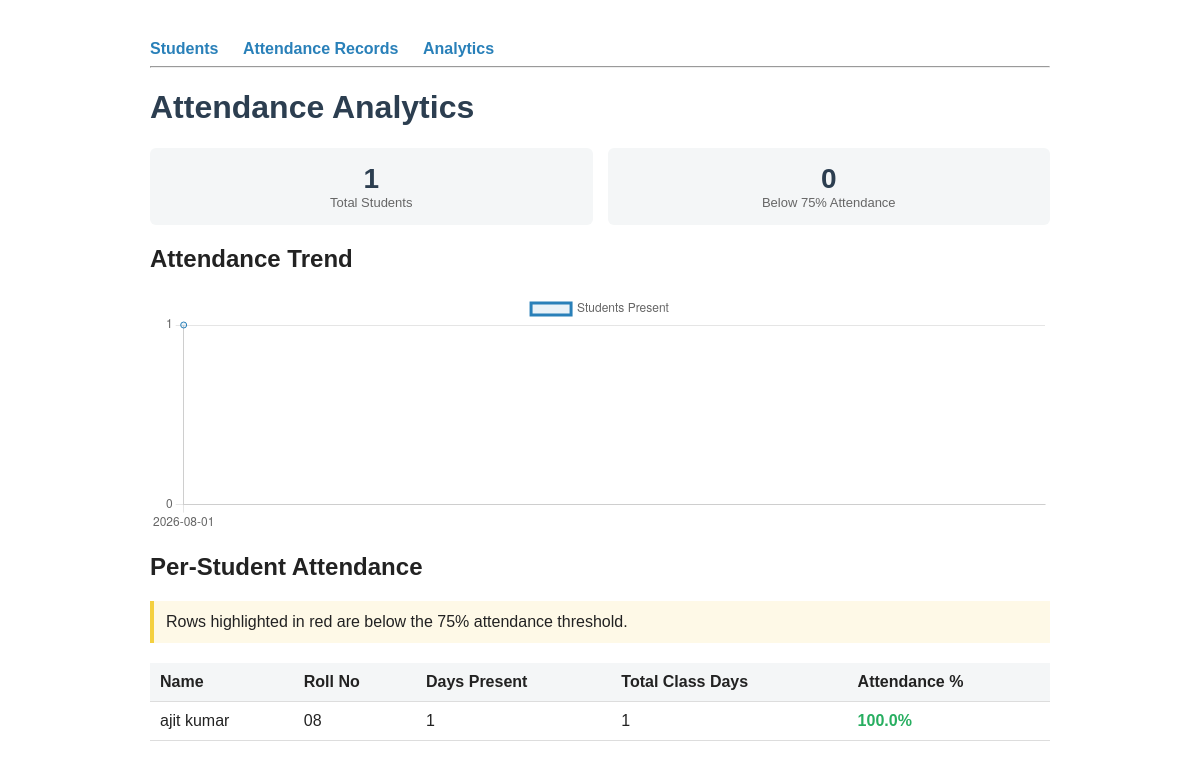
Before: /analytics with the older database file.
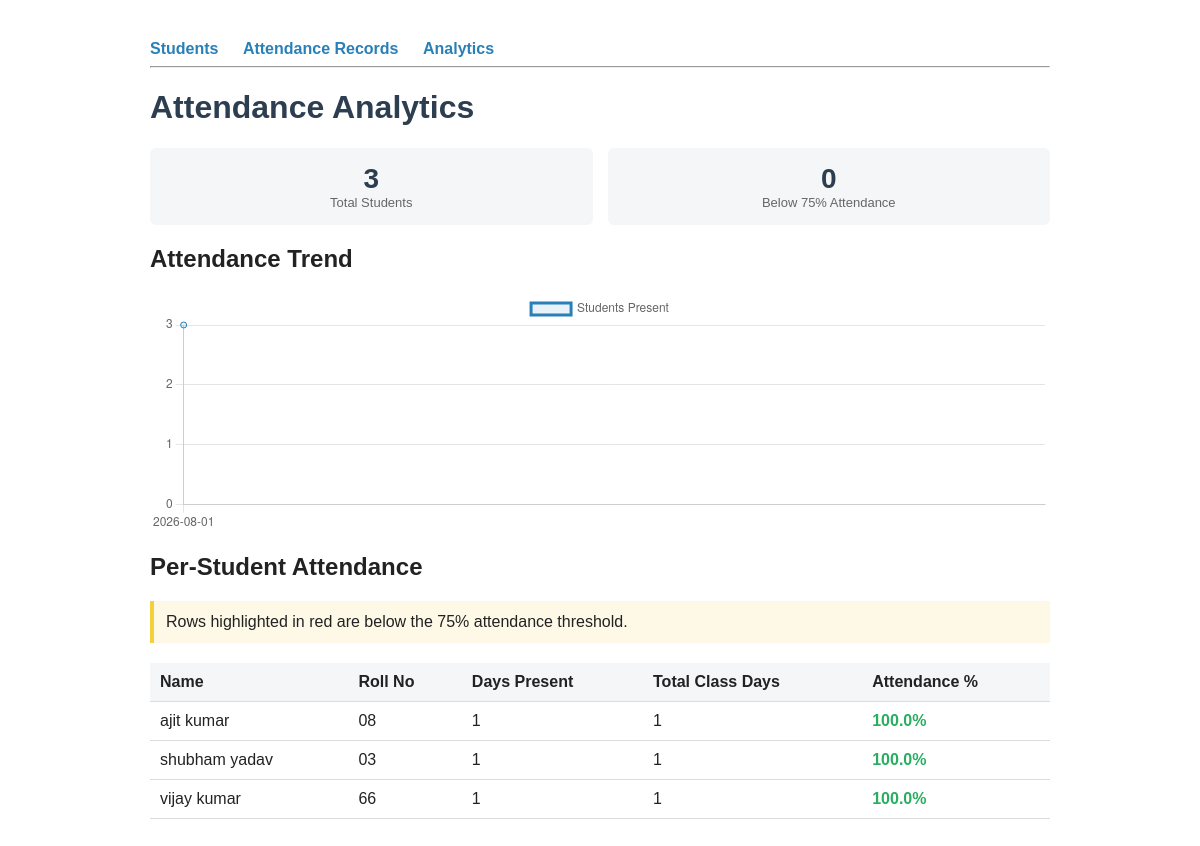
After: the same page with the newer database file.
### tables this page shows
CREATE TABLE students (
            id INTEGER PRIMARY KEY AUTOINCREMENT,
            name TEXT NOT NULL,
            roll_no TEXT UNIQUE NOT NULL
        );

### app.py (the view)
@app.route("/analytics")
def analytics():
    summary = get_attendance_summary(defaulter_threshold=75.0)
    daily_counts = get_daily_attendance_counts()
    chart_labels = json.dumps([d["date"] for d in daily_counts])
    chart_values = json.dumps([d["count"] for d in daily_counts])
    return render_template(
        "analytics.html",
        summary=summary,
        chart_labels=chart_labels,
        chart_values=chart_values,
    )

### database.py (called while the page is built)
def get_connection():
    conn = sqlite3.connect(DB_PATH)
    conn.row_factory = sqlite3.Row
    return conn

def get_total_class_days():
    conn = get_connection()
    row = conn.execute("SELECT COUNT(DISTINCT date) as cnt FROM attendance").fetchone()
    conn.close()
    return row["cnt"] if row else 0

def get_attendance_summary(defaulter_threshold=75.0):
    total_days = get_total_class_days()
    conn = get_connection()
    rows = conn.execute("""
        SELECT s.id, s.name, s.roll_no, COUNT(a.id) as days_present
        FROM students s
        LEFT JOIN attendance a ON a.student_id = s.id
        GROUP BY s.id
        ORDER BY s.name
    """).fetchall()
    conn.close()
    summary = []
    for row in rows:
        days_present = row["days_present"]
        percentage = (days_present / total_days * 100) if total_days > 0 else 0
        summary.append({
            "name": row["name"],
            "roll_no": row["roll_no"],
            "days_present": days_present,
            "total_class_days": total_days,
            "percentage": round(percentage, 1),
            "is_defaulter": percentage < defaulter_threshold,
        })
    return summary

### templates/analytics.html (shortened to what this page needs)
{% extends "base.html" %}
{% block content %}
    <h1>Attendance Analytics</h1>
    {% set total_students = summary|length %}
    {% set defaulter_count = summary|selectattr("is_defaulter")|list|length %}
    <div class="stat-cards">
        <div class="stat-card">
            <div class="value">{{ total_students }}</div>
            <div class="label">Total Students</div>
        </div>
        <div class="stat-card">
            <div class="value">{{ defaulter_count }}</div>
            <div class="label">Below 75% Attendance</div>
        </div>
    </div>
    <h2>Attendance Trend</h2>
    <canvas id="trendChart" height="80"></canvas>
    <h2>Per-Student Attendance</h2>
    <div class="note">
        Rows highlighted in red are below the 75% attendance threshold.
    </div>
    <table>
        <tr><th>Name</th><th>Roll No</th><th>Days Present</th><th>Total Class Days</th><th>Attendance %</th></tr>
        {% for s in summary %}
        <tr class="{{ 'defaulter' if s.is_defaulter else '' }}">
            <td>{{ s.name }}</td>
            <td>{{ s.roll_no }}</td>
            <td>{{ s.days_present }}</td>
            <td>{{ s.total_class_days }}</td>
            <td class="{{ 'pct-bad' if s.is_defaulter else 'pct-good' }}">{{ s.percentage }}%</td>
        </tr>
        {% endfor %}
    </table>
    <script>
        const ctx = document.getElementById('trendChart');
        new Chart(ctx, {
            type: 'line',
            data: {
                labels: {{ chart_labels|safe }},
                datasets: [{
                    label: 'Students Present',
                    data: {{ chart_values|safe }},
                    borderColor: '#2980b9',
                    backgroundColor: 'rgba(41, 128, 185, 0.1)',
                    tension: 0.2,
                    fill: true,
                }]
            },
            options: {
                scales: { y: { beginAtZero: true, ticks: { stepSize: 1 } } }
            }
        });
    </script>
{% endblock %}

Changed rows visible on the page:
added students: name "shubham yadav", roll_no "03", days_present "1", total_class_days "1", percentage "100.0"
added students: name "vijay kumar", roll_no "66", days_present "1", total_class_days "1", percentage "100.0"
Other visible differences:
{{ total_students }}: "1" → "3"
chart data {{ chart_values|safe }}: [1] → [3]
